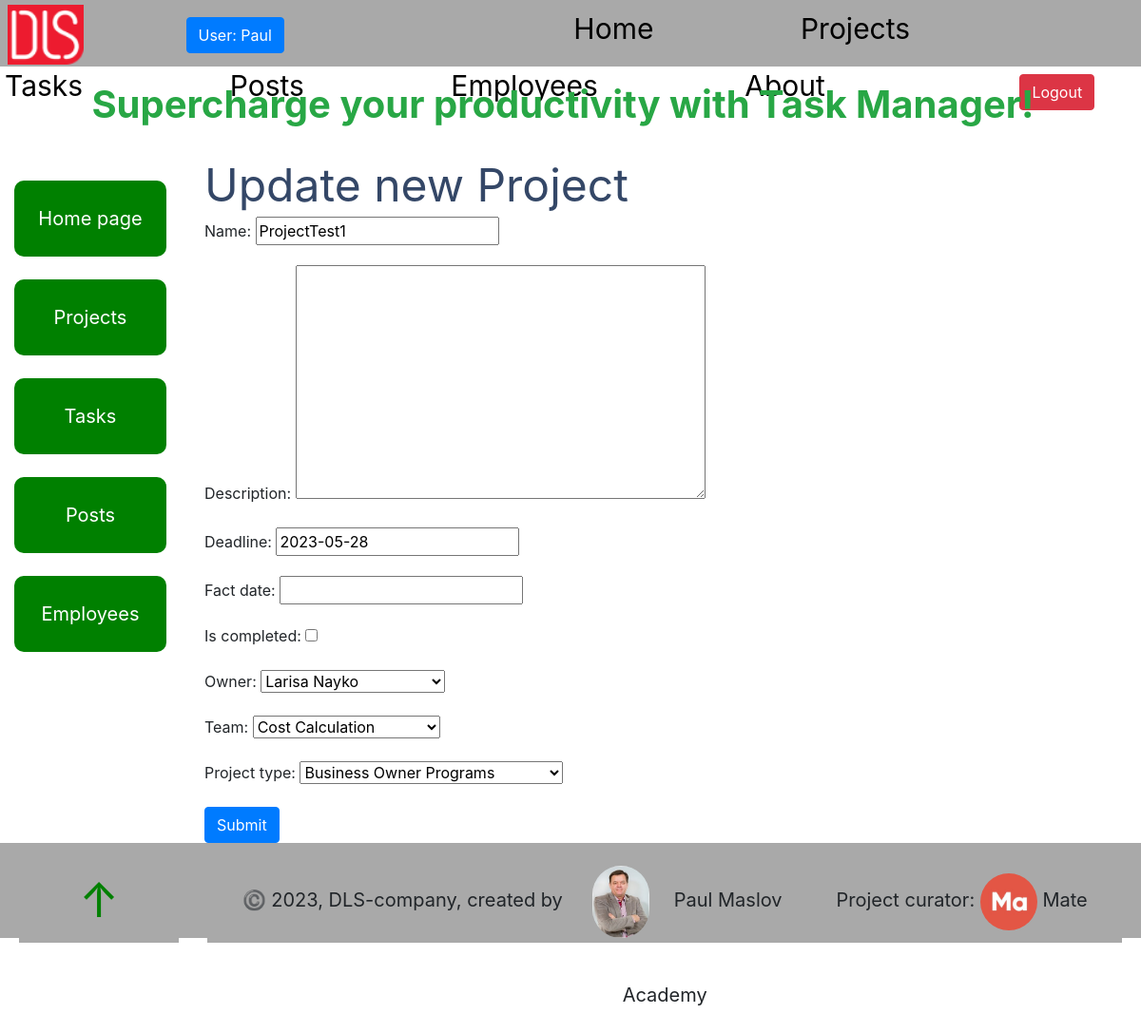
The page /projects/3/update/ (signed in) on the database as committed earlier.
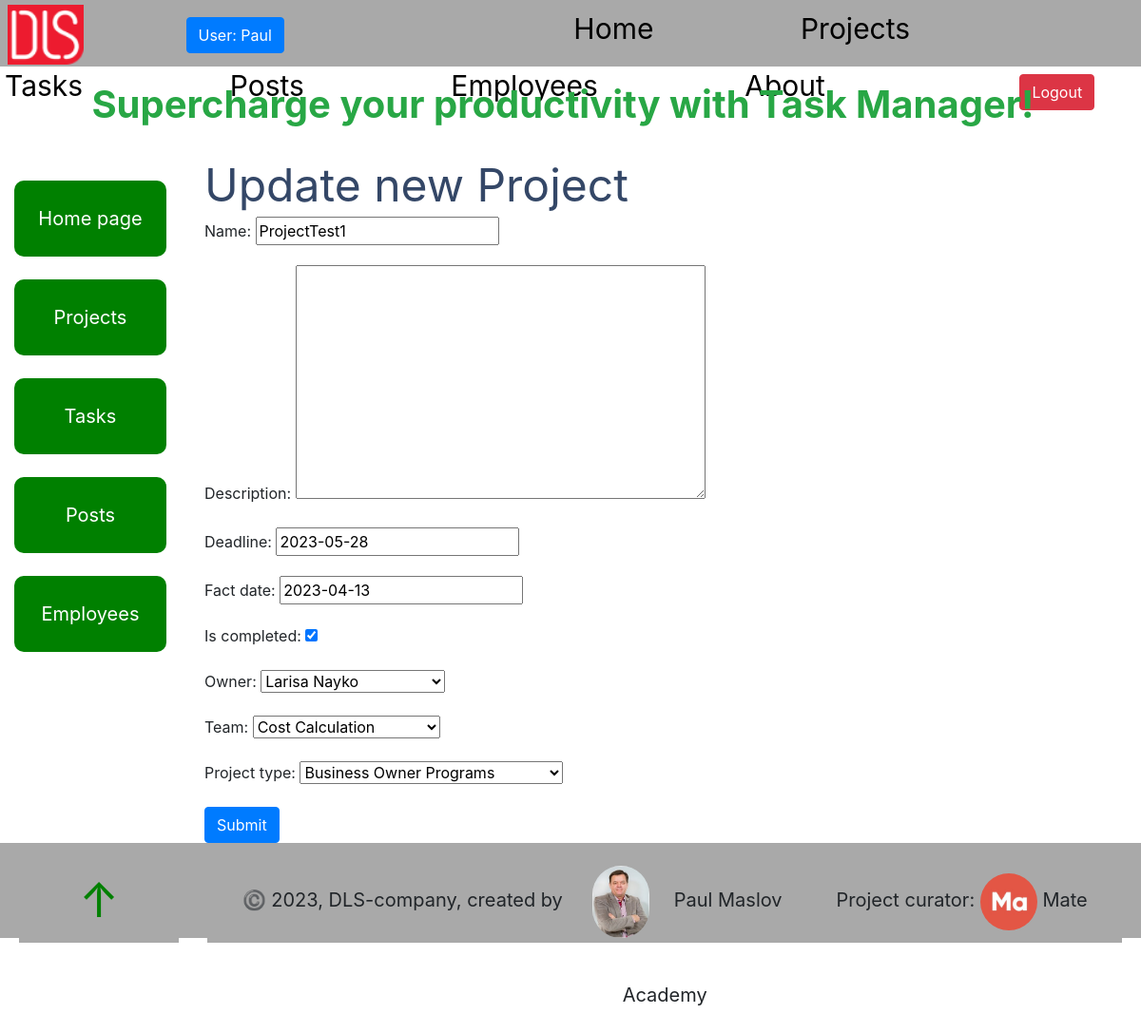
The same page on the database as committed later.
### task_manager/models.py (models this page shows, shortened)
class Project(models.Model):
    name = models.CharField(max_length=255)
    description = models.TextField(null=True, blank=True)
    created_time = models.DateTimeField(auto_now_add=True)
    deadline = models.DateField(null=True, blank=True)
    fact_date = models.DateField(null=True, blank=True)
    is_completed = models.BooleanField()
    owner = models.ForeignKey(
        Employee,
        on_delete=models.CASCADE,
        related_name="project",
    )
    team = models.ForeignKey(
        Team,
        on_delete=models.CASCADE,
    )
    project_type = models.ForeignKey(
        ProjectType,
        on_delete=models.CASCADE,
    )
    class Meta:
        ordering = ["deadline"]

### task_manager/views.py (the view)
class ProjectUpdateView(LoginRequiredMixin, generic.UpdateView):
    model = Project
    fields = "__all__"
    success_url = reverse_lazy("task_manager:project-list")

### task_manager/models.py (called while the page is built)
    def __str__(self):
        return f"{self.first_name} {self.last_name}"

    def __str__(self) -> str:
        return self.name

    def __str__(self) -> str:
        return self.name

### templates/task_manager/project_form.html (shortened to what this page needs)
{% extends "base.html" %}
{% block content %}
  <h1>{{ object|yesno:"Update,Create" }} new Project</h1>
  <form action="" method="post" novalidate>
    {{ form.as_p }}
    <input class="btn btn-primary" type="submit" value="Submit">
  </form>
{% endblock %}

Rows that differ between the two databases and show on the page:
changed Project "ProjectTest1": fact_date (not shown) → "2023-04-13"; is_completed "☐" → "☑"
